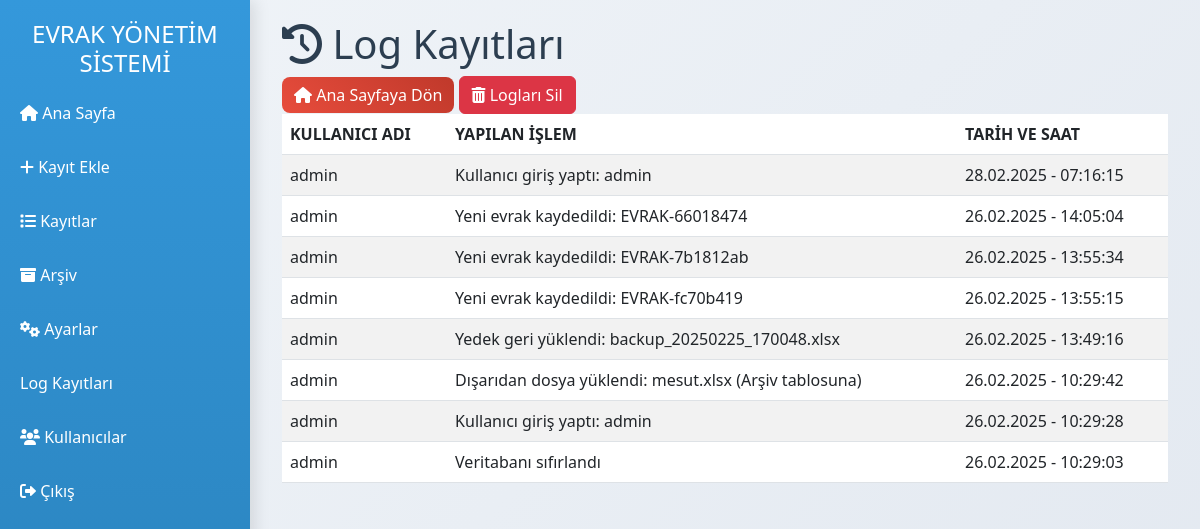
The app's page /logs (signed in) with its own data.
### app.py (models this page shows)
class Log(db.Model):
    id = db.Column(db.Integer, primary_key=True)
    username = db.Column(db.String(50), nullable=False)  # Log’u oluşturan kullanıcı
    action = db.Column(db.String(200), nullable=False)   # Yapılan işlem
    timestamp = db.Column(db.DateTime, default=datetime.utcnow, nullable=False)

### app.py (the view)
@app.route('/logs')
@login_required
def logs():
    if current_user.role != 'admin':
        flash('Bu sayfaya yalnızca adminler erişebilir!', 'danger')
        return redirect(url_for('home'))
    logs = Log.query.order_by(Log.timestamp.desc()).all()  # Tarihe göre azalan sıralama
    return render_template('logs.html', logs=logs)

### app.py (called while the page is built)
@login_manager.user_loader
def load_user(user_id):
    return User.query.get(int(user_id))

@app.before_request
def update_last_active():
    if current_user.is_authenticated:
        current_user.last_active = datetime.utcnow()
        db.session.commit()

### templates/logs.html (shortened to what this page needs)
{% extends "base.html" %}
{% block content %}
<div class="container">
    <h1><i class="fas fa-history icon-header"></i> Log Kayıtları</h1>
    <div class="btn-container">
        <a href="{{ url_for('home') }}" class="btn btn-primary btn-custom">
            <i class="fas fa-home"></i> Ana Sayfaya Dön
        </a>
        <form action="{{ url_for('clear_logs') }}" method="POST" style="display:inline;">
            <button type="submit" class="btn btn-danger btn-custom" onclick="return confirm('Tüm logları silmek istediğinize emin misiniz?');">
                <i class="fas fa-trash-alt"></i> Logları Sil
            </button>
        </form>
    </div>
    <table class="table table-striped">
        <thead>
            <tr>
                <th scope="col">KULLANICI ADI</th>
                <th scope="col">YAPILAN İŞLEM</th>
                <th scope="col">TARİH VE SAAT</th>
            </tr>
        </thead>
        <tbody>
            {% for log in logs %}
            <tr>
                <td>{{ log.username }}</td>
                <td>{{ log.action }}</td>
                <td>{{ log.timestamp.strftime('%d.%m.%Y - %H:%M:%S') }}</td>
            </tr>
            {% endfor %}
        </tbody>
    </table>
</div>
{% endblock %}

### templates/base.html (shortened to what this page needs)
<!DOCTYPE html>
<html lang="tr">
<head>
    <link href="https://cdn.jsdelivr.net/npm/bootstrap@5.3.0/dist/css/bootstrap.min.css" rel="stylesheet">
    <link rel="stylesheet" href="https://cdnjs.cloudflare.com/ajax/libs/font-awesome/6.0.0-beta3/css/all.min.css">
    <link rel="stylesheet" href="{{ url_for('static', filename='css/style.css') }}">
</head>
<body class="{{ current_user.permissions.get('theme', 'light') if current_user.is_authenticated else 'light' }}">
    <div class="sidebar">
        <h4 class="text-center"> EVRAK YÖNETİM SİSTEMİ</h4>
        <a href="{{ url_for('home') }}"><i class="fas fa-home"></i> Ana Sayfa</a>
        <a href="{{ url_for('kayit_form') }}"><i class="fas fa-plus"></i> Kayıt Ekle</a>
        <a href="{{ url_for('list_records') }}"><i class="fas fa-list"></i> Kayıtlar</a>
        <a href="{{ url_for('arsiv') }}"><i class="fas fa-archive"></i> Arşiv</a>
        {% if current_user.role == 'admin' %}
        <a href="{{ url_for('settings') }}"><i class="fas fa-cogs"></i> Ayarlar</a>
        <a href="{{ url_for('logs') }}">Log Kayıtları</a>
        <a href="{{ url_for('admin_users') }}"><i class="fas fa-users"></i> Kullanıcılar</a>
        {% endif %}
        <a href="{{ url_for('logout') }}"><i class="fas fa-sign-out-alt"></i> Çıkış</a>
    </div>
    <div class="content">
        {% block content %}{% endblock %}
    </div>
</body>
</html>

### static/css/style.css (style rules this page uses)
:root { --primary-blue: #3498db; --secondary-blue: #2980b9; --primary-red: #e74c3c; --secondary-red: #c0392b; --primary-green: #2ecc71; --secondary-green: #27ae60; --primary-orange: #e67e22; --secondary-orange: #d35400; }
body.light { background: linear-gradient(135deg, #f0f4f8, #e2e8f0); color: #2c3e50; }
.sidebar { height: 100vh; width: 250px; position: fixed; top: 0; left: 0; background: linear-gradient(180deg, var(--primary-blue), var(--secondary-blue)); padding-top: 20px; color: #ffffff; box-shadow: 5px 0 15px rgba(0, 0, 0, 0.1); }
.sidebar a { color: #ffffff; padding: 15px 20px; text-decoration: none; display: block; transition: background 0.3s, transform 0.2s; }
.content { margin-left: 250px; padding: 20px; min-height: 100vh; }
.btn-primary { background: linear-gradient(45deg, var(--primary-red), var(--secondary-red)); border: none; border-radius: 8px; transition: all 0.3s ease; }

### records on screen
Log: username "admin", action "Kullanıcı giriş yaptı: admin", timestamp "28.02.2025 - 07:16:15"
Log: username "admin", action "Yeni evrak kaydedildi: EVRAK-66018474", timestamp "26.02.2025 - 14:05:04"
Log: username "admin", action "Yeni evrak kaydedildi: EVRAK-7b1812ab", timestamp "26.02.2025 - 13:55:34"
Log: username "admin", action "Yeni evrak kaydedildi: EVRAK-fc70b419", timestamp "26.02.2025 - 13:55:15"
Log: username "admin", action "Yedek geri yüklendi: backup_20250225_170048.xlsx", timestamp "26.02.2025 - 13:49:16"
Log: username "admin", action "Dışarıdan dosya yüklendi: mesut.xlsx (Arşiv tablosuna)", timestamp "26.02.2025 - 10:29:42"
Log: username "admin", action "Kullanıcı giriş yaptı: admin", timestamp "26.02.2025 - 10:29:28"
Log: username "admin", action "Veritabanı sıfırlandı", timestamp "26.02.2025 - 10:29:03"
